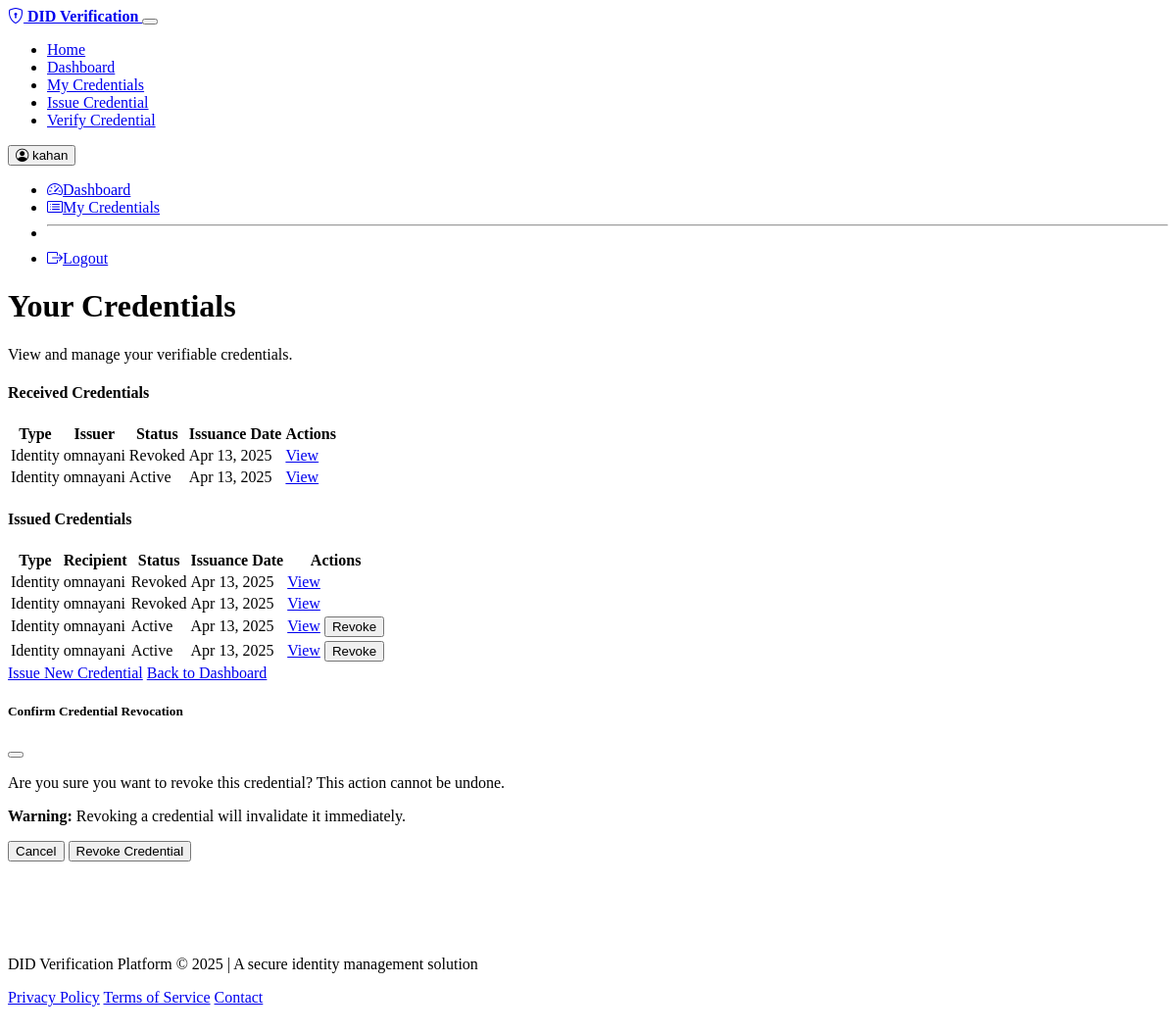
Screenshot of /credentials/ (signed in) with the database file from the repository.
### did_app/models.py (models this page shows, shortened)
class VerifiableCredential(models.Model):
    CREDENTIAL_TYPES = (
        ('identity', 'Identity Credential'),
        ('email', 'Email Verification'),
        ('address', 'Address Verification'),
        ('employment', 'Employment Verification'),
        ('education', 'Education Verification'),
        ('custom', 'Custom Credential'),
    )
    STATUS_CHOICES = (
        ('active', 'Active'),
        ('revoked', 'Revoked'),
        ('expired', 'Expired'),
    )
    id = models.CharField(max_length=100, primary_key=True)
    credential_type = models.CharField(max_length=20, choices=CREDENTIAL_TYPES)
    subject_did = models.ForeignKey(DID, on_delete=models.CASCADE, related_name='subject_credentials')
    issuer_did = models.ForeignKey(DID, on_delete=models.CASCADE, related_name='issued_credentials')
    claims = models.JSONField(default=dict)
    signature = models.TextField()
    status = models.CharField(max_length=10, choices=STATUS_CHOICES, default='active')
    blockchain_hash = models.CharField(max_length=66, blank=True, null=True)
    blockchain_tx_id = models.CharField(max_length=66, blank=True, null=True)
    issuance_date = models.DateTimeField(auto_now_add=True)
    expiration_date = models.DateTimeField(null=True, blank=True)
    revocation_date = models.DateTimeField(null=True, blank=True)

class DID(models.Model):
    user = models.OneToOneField(User, on_delete=models.CASCADE, related_name='did')
    did = models.CharField(max_length=100, unique=True)
    public_key = models.TextField()
    encrypted_private_key = models.TextField()
    created_at = models.DateTimeField(auto_now_add=True)
    updated_at = models.DateTimeField(auto_now=True)

### did_app/views.py (the view)
# urls.py: path('credentials/', CredentialsPageView.as_view(), name='credentials'),
class CredentialsPageView(TemplateView):
    template_name = 'credentials.html'
    permission_classes = [IsAuthenticated]
    def get_context_data(self, **kwargs):
        context = super().get_context_data(**kwargs)
        user = self.request.user
        context['user'] = user
        if hasattr(user, 'did'):
            context['has_did'] = True
            context['did'] = user.did.did
            subject_credentials = VerifiableCredential.objects.filter(subject_did=user.did)
            issued_credentials = VerifiableCredential.objects.filter(issuer_did=user.did)
            context['subject_credentials'] = subject_credentials
            context['issued_credentials'] = issued_credentials
        else:
            context['has_did'] = False
            context['subject_credentials'] = []
            context['issued_credentials'] = []
        return context

### templates/credentials.html (shortened to what this page needs)
{% extends "base.html" %}
{% block content %}
<div class="container mt-5">
    <div class="row mb-4">
        <div class="col">
            <h1 class="display-5">Your Credentials</h1>
            <p class="lead">View and manage your verifiable credentials.</p>
        </div>
    </div>
    {% if not user.is_authenticated %}
    <div class="alert alert-warning">
        <p>You need to <a href="/login/">login</a> to view your credentials.</p>
    </div>
    {% elif not has_did %}
    <div class="alert alert-info">
        <p>You need a DID to have credentials. <a href="/api/generate_did/">Generate your DID</a> first.</p>
    </div>
    {% else %}
        <div class="row mb-4">
            <div class="col-md-6">
                <div class="card">
                    <div class="card-header bg-primary text-white">
                        <h4 class="mb-0">Received Credentials</h4>
                    </div>
                    <div class="card-body">
                        {% if subject_credentials %}
                            <div class="table-responsive">
                                <table class="table table-hover">
                                    <thead>
                                        <tr>
                                            <th>Type</th>
                                            <th>Issuer</th>
                                            <th>Status</th>
                                            <th>Issuance Date</th>
                                            <th>Actions</th>
                                        </tr>
                                    </thead>
                                    <tbody>
                                        {% for credential in subject_credentials %}
                                        <tr>
                                            <td>{{ credential.credential_type|title }}</td>
                                            <td>{{ credential.issuer_did.user.username }}</td>
                                            <td>
                                                <span class="badge bg-{% if credential.status == 'active' %}success{% elif credential.status == 'revoked' %}danger{% else %}warning{% endif %}">
                                                    {{ credential.status|title }}
                                                </span>
                                            </td>
                                            <td>{{ credential.issuance_date|date:"M d, Y" }}</td>
                                            <td>
                                                <a href="/credential/{{ credential.id }}/" class="btn btn-sm btn-info">View</a>
                                            </td>
                                        </tr>
                                        {% endfor %}
                                    </tbody>
                                </table>
                            </div>
                        {% else %}
                            <p class="text-muted">You haven't received any credentials yet.</p>
                        {% endif %}
                    </div>
                </div>
            </div>
            <div class="col-md-6">
                <div class="card">
                    <div class="card-header bg-success text-white">
                        <h4 class="mb-0">Issued Credentials</h4>
                    </div>
                    <div class="card-body">
                        {% if issued_credentials %}
                            <div class="table-responsive">
                                <table class="table table-hover">
                                    <thead>
                                        <tr>
                                            <th>Type</th>
                                            <th>Recipient</th>
                                            <th>Status</th>
                                            <th>Issuance Date</th>
                                            <th>Actions</th>
                                        </tr>
                                    </thead>
                                    <tbody>
                                        {% for credential in issued_credentials %}
                                        <tr>
                                            <td>{{ credential.credential_type|title }}</td>
                                            <td>{{ credential.subject_did.user.username }}</td>
                                            <td>
                                                <span class="badge bg-{% if credential.status == 'active' %}success{% elif credential.status == 'revoked' %}danger{% else %}warning{% endif %}">
                                                    {{ credential.status|title }}
                                                </span>
                                            </td>
                                            <td>{{ credential.issuance_date|date:"M d, Y" }}</td>
                                            <td>
                                                <a href="/credential/{{ credential.id }}/" class="btn btn-sm btn-info">View</a>
                                                {% if credential.status == 'active' %}
                                                <button class="btn btn-sm btn-danger revoke-btn" data-credential-id="{{ credential.id }}">Revoke</button>
                                                {% endif %}
                                            </td>
                                        </tr>
                                        {% endfor %}
                                    </tbody>
                                </table>
                            </div>
                        {% else %}
                            <p class="text-muted">You haven't issued any credentials yet.</p>
                        {% endif %}
                    </div>
                </div>
            </div>
        </div>
        <div class="row">
            <div class="col">
                <div class="d-grid gap-2 d-md-flex justify-content-md-center">
                    <a href="/issue_credential/" class="btn btn-primary">Issue New Credential</a>
                    <a href="/dashboard/" class="btn btn-outline-secondary">Back to Dashboard</a>
                </div>
            </div>
        </div>
    {% endif %}
</div>
<div class="modal fade" id="revokeModal" tabindex="-1" aria-labelledby="revokeModalLabel" aria-hidden="true">
    <div class="modal-dialog">
        <div class="modal-content">
            <div class="modal-header bg-danger text-white">
                <h5 class="modal-title" id="revokeModalLabel">Confirm Credential Revocation</h5>
                <button type="button" class="btn-close" data-bs-dismiss="modal" aria-label="Close"></button>
            </div>
            <div class="modal-body">
                <p>Are you sure you want to revoke this credential? This action cannot be undone.</p>
                <p><strong>Warning:</strong> Revoking a credential will invalidate it immediately.</p>
            </div>
            <div class="modal-footer">
                <button type="button" class="btn btn-secondary" data-bs-dismiss="modal">Cancel</button>
                <button type="button" class="btn btn-danger" id="confirmRevoke">Revoke Credential</button>
            </div>
        </div>
    </div>
</div>
{% endblock %}

### templates/base.html (shortened to what this page needs)
<!DOCTYPE html>
<html lang="en" data-bs-theme="dark">
<head>
    <link href="https://cdn.replit.com/agent/bootstrap-agent-dark-theme.min.css" rel="stylesheet">
    <link rel="stylesheet" href="https://cdn.jsdelivr.net/npm/bootstrap-icons@1.10.0/font/bootstrap-icons.css">
</head>
<body>
    <nav class="navbar navbar-expand-lg navbar-dark bg-dark">
        <div class="container">
            <a class="navbar-brand" href="/">
                <i class="bi bi-shield-lock me-2"></i>
                DID Verification
            </a>
            <button class="navbar-toggler" type="button" data-bs-toggle="collapse" data-bs-target="#navbarNav"
                    aria-controls="navbarNav" aria-expanded="false" aria-label="Toggle navigation">
            </button>
            <div class="collapse navbar-collapse" id="navbarNav">
                <ul class="navbar-nav me-auto">
                    <li class="nav-item">
                        <a class="nav-link" href="/">Home</a>
                    </li>
                    {% if user.is_authenticated %}
                    <li class="nav-item">
                        <a class="nav-link" href="/dashboard/">Dashboard</a>
                    </li>
                    <li class="nav-item">
                        <a class="nav-link" href="/credentials/">My Credentials</a>
                    </li>
                    <li class="nav-item">
                        <a class="nav-link" href="/issue_credential/">Issue Credential</a>
                    </li>
                    {% endif %}
                    <li class="nav-item">
                        <a class="nav-link" href="/verify_credential/">Verify Credential</a>
                    </li>
                </ul>
                <div class="d-flex">
                    {% if user.is_authenticated %}
                    <div class="dropdown">
                        <button class="btn btn-outline-light dropdown-toggle" type="button" id="userDropdown" data-bs-toggle="dropdown" aria-expanded="false">
                            <i class="bi bi-person-circle me-1"></i>
                            {{ user.username }}
                        </button>
                        <ul class="dropdown-menu dropdown-menu-end" aria-labelledby="userDropdown">
                            <li><a class="dropdown-item" href="/dashboard/"><i class="bi bi-speedometer2 me-2"></i>Dashboard</a></li>
                            <li><a class="dropdown-item" href="/credentials/"><i class="bi bi-card-list me-2"></i>My Credentials</a></li>
                            <li><hr class="dropdown-divider"></li>
                            <li>
                                <a class="dropdown-item text-danger" href="#" id="logout-link">
                                    <i class="bi bi-box-arrow-right me-2"></i>Logout
                                </a>
                            </li>
                        </ul>
                    </div>
                    {% else %}
                    <a href="/login/" class="btn btn-outline-light me-2">Login</a>
                    <a href="/register/" class="btn btn-primary">Register</a>
                    {% endif %}
                </div>
            </div>
        </div>
    </nav>
    <main>
        {% block content %}{% endblock %}
    </main>
    <footer class="text-center text-muted">
        <div class="container">
            <p>DID Verification Platform &copy; 2025 | A secure identity management solution</p>
            <p>
                <a href="#" class="text-muted me-3">Privacy Policy</a>
                <a href="#" class="text-muted me-3">Terms of Service</a>
                <a href="#" class="text-muted">Contact</a>
            </p>
        </div>
    </footer>
</body>
</html>

### templates/base.html (style rules this page uses)
.navbar-brand { font-weight: 700; }
footer { margin-top: 3rem; padding: 2rem 0; background-color: var(--bs-dark-bg-subtle); }

### rows the page displays
VerifiableCredential: credential_type "Identity", issuer_did.user.username "omnayani", status "Revoked", issuance_date "Apr 13, 2025"
VerifiableCredential: credential_type "Identity", issuer_did.user.username "omnayani", status "Active", issuance_date "Apr 13, 2025"
VerifiableCredential: credential_type "Identity", subject_did.user.username "omnayani", status "Revoked", issuance_date "Apr 13, 2025"
VerifiableCredential: credential_type "Identity", subject_did.user.username "omnayani", status "Revoked", issuance_date "Apr 13, 2025"
VerifiableCredential: credential_type "Identity", subject_did.user.username "omnayani", status "Active", issuance_date "Apr 13, 2025"
VerifiableCredential: credential_type "Identity", subject_did.user.username "omnayani", status "Active", issuance_date "Apr 13, 2025"

### other values shown
{{ user.username }} "kahan"
